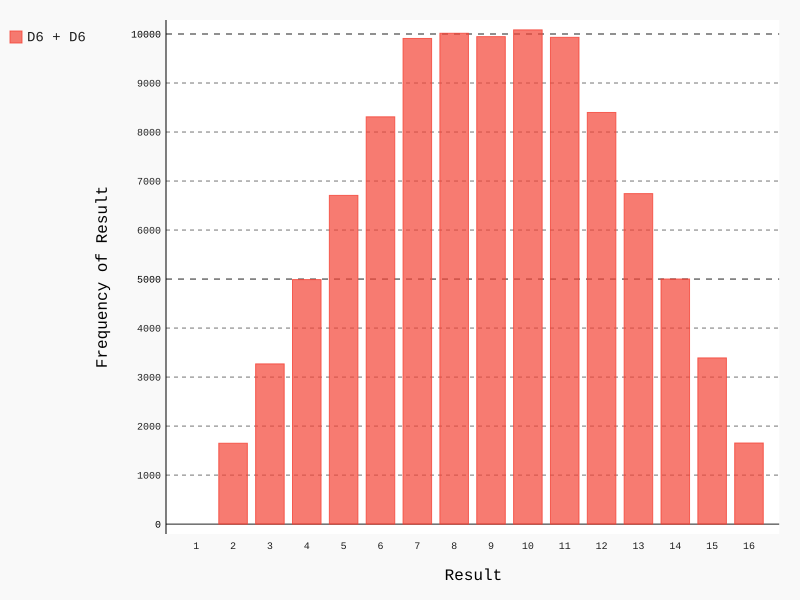

Write Python code to recreate this figure.
from die import Die;
import pygal;

die_1 = Die();
die_2 = Die(10);

results = [];
for roll_num in range(100000):
    result =die_1.roll() + die_2.roll();
    results.append(result);

frequencies = [];
for value in range(1, die_1.num_sides + die_2.num_sides + 1):
    frequency = results.count(value);
    frequencies.append(frequency);

hist = pygal.Bar();
hist.x_labels = list(map(lambda x:str(x), list(range(1, die_1.num_sides + die_2.num_sides + 1))));
hist.x_title = "Result";
hist.y_title = "Frequency of Result";

hist.add("D6 + D6", frequencies);
hist.render_to_file("dice_visual.svg");
